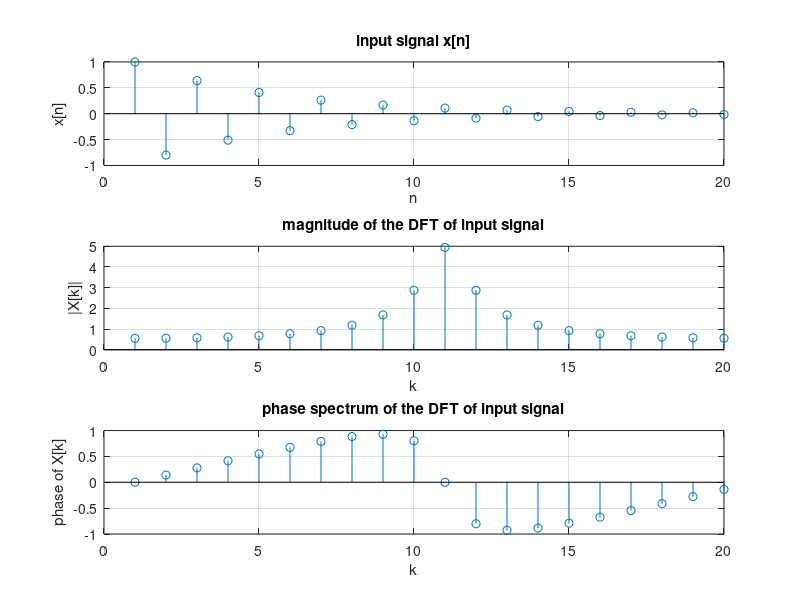

This figure's MATLAB source:
N = 20;

n = 0:N-1;

x = (-0.8).^n;

X = fft(x,N);

    figure;
    subplot(3,1,1);
    stem(x);
    title('input signal x[n]');
    xlabel('n');
    ylabel('x[n]');
    grid on;

    subplot(3,1,2);
    stem(abs(X));
    title('magnitude of the DFT of input signal');
    xlabel('k');
    ylabel('|X[k]|');
    grid on;

    subplot(3,1,3);
    stem(angle(X));
    title('phase spectrum of the DFT of input signal');
    xlabel('k');
    ylabel('phase of X[k]');
    grid on;